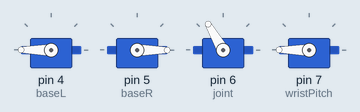
This sketch was run on a simulated Arduino Uno, built with avr-gcc and run on an emulated ATmega328P. Shown: 4 × servo. What the sketch prints to the serial monitor is not drawn.

Above: at 0.1 s.
At 1.35 s:
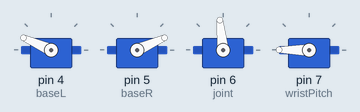
At 2.3 s:
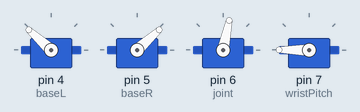
At 4.5 s:
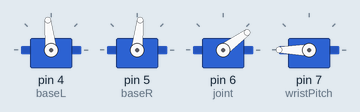
At 6.4 s:
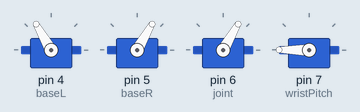
At 8.95 s:
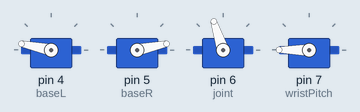
Timing chart, 0 to 11.0 s (numbered marks = the images above):
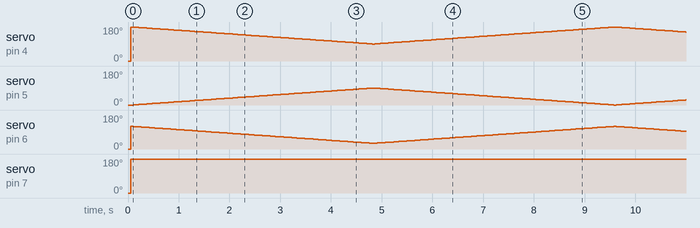

Measured:
- by itself, servo on pin 7 (wristPitch): 0° → 180° at 0.06 s

The sketch:

armClaw.ino
```cpp
#include <Servo.h>
#include <math.h>
float deltaY, deltaZ, phi, theta, mu;
int radA, radB;
Servo baseL;
Servo baseR;
Servo joint;
Servo wristPitch;
int i = 0;
int x = 0;
bool thi = true;

void setup(){
  baseL.attach(4);
  baseR.attach(5);
  joint.attach(6);
  wristPitch.attach(7);
  baseL.write(0);
  baseR.write(0);
  joint.write(0);
  wristPitch.write(0);
  delay(50);
  radA = 200;
  radB = 120;
  deltaY = -100;
  deltaZ = 0;

  Serial.begin(9600);           // set up Serial library at 9600 bps
  Serial.println("Arm test!");
}

void loop(){
  delay(5);
  x ++;
  if(x == 10){
    x = 0;
    if(thi){
      i ++;
    } else{
      i --;
    }
  }
  if(i == 90){
    thi = false;
  } else if(i == 0){
    thi = true;
  }
  joint.write(120 - i);
  baseL.write(180 - i);
  baseR.write(i);
  wristPitch.write(180);

//  if (Serial.available())
//  {
//     goTo(Serial.read(), Serial.read());
//  }
}

void goTo(int d, int h){
  d = d - 220;
  float x0, y0;
  x0 = (1/(2*d))*(pow(radA, 2) - pow(radB, 2) + d*d + h*h);
  y0 = (1/(2*h))*(pow(radA, 2) - pow(radB, 2) + d*d + h*h);
  phi = atan(y0/x0);
  float beta = atan((h - y0)/(d - x0));
  theta = beta - deltaY;
  //IMPROVE THIS ASSHOLE
  baseL.write(phi);
  baseR.write(180 - phi);
  joint.write(theta);
  mu = phi - theta - deltaY - deltaZ;
  wristPitch.write(mu);
}
```
